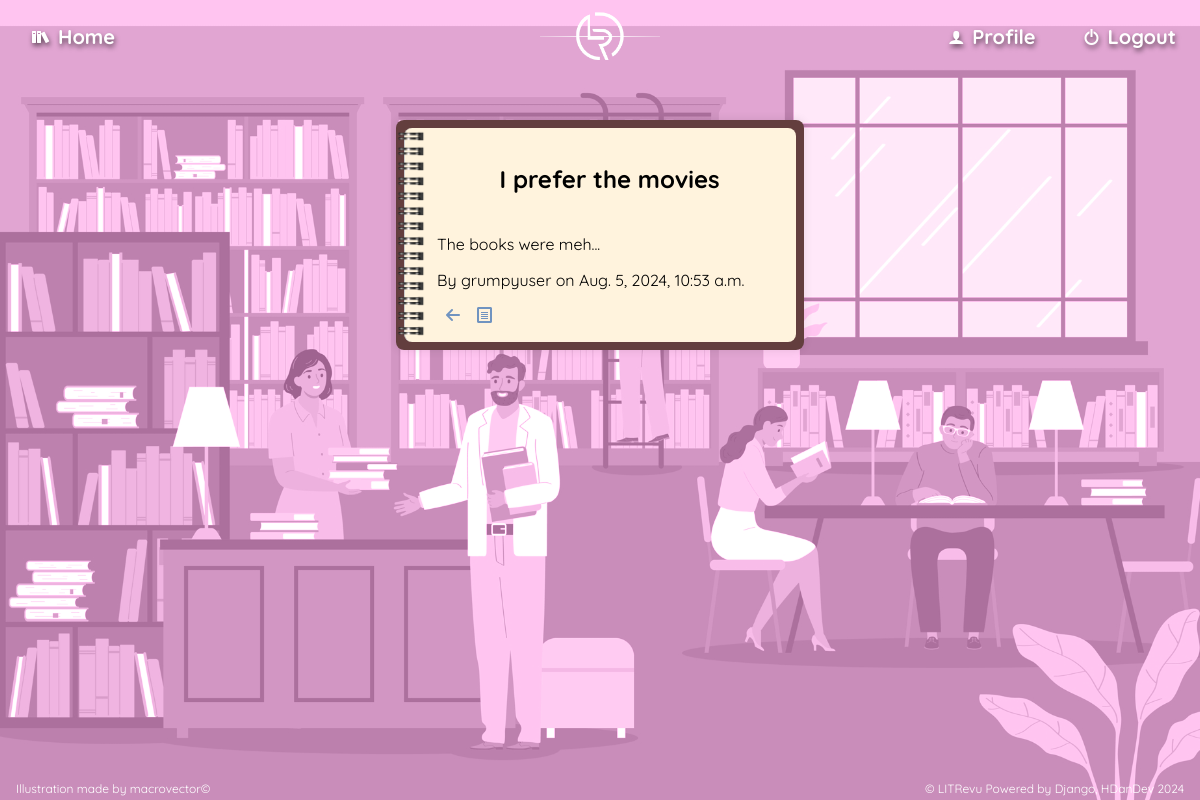
Screenshot of /review/7/ (signed in) with the database file from the repository.
### reviews/models.py (models this page shows, shortened)
class Review(models.Model):
    title = models.CharField(max_length=128)
    content = models.TextField(max_length=8192, blank=True)
    author = models.ForeignKey(CustomUser, on_delete=models.CASCADE)
    created_at = models.DateTimeField(auto_now_add=True)
    updated_at = models.DateTimeField(auto_now=True)
    cover_image = models.ImageField(
        upload_to='cover_images/',
        blank=True, null=True
        )
    miniature_image = models.ImageField(
        upload_to='miniature_images/',
        blank=True, null=True
        )
    ticket = models.ForeignKey(
        Ticket,
        on_delete=models.CASCADE,
        related_name='reviews'
        )
    is_archived = models.BooleanField(default=False)
    rating = models.PositiveSmallIntegerField(
        validators=[MinValueValidator(0), MaxValueValidator(5)]
        )

### users/models.py (models this page shows, shortened)
class CustomUser(AbstractUser):
    date_of_birth = models.DateField(null=True, blank=True)
    profile_picture = models.ImageField(
        upload_to='profile_pictures/', blank=True, null=True
        )

### reviews/views.py (the view)
class ReviewDetailView(LoginRequiredMixin, DetailView):
    model = Review
    template_name = 'review_detail.html'
    context_object_name = 'review'
    def get_context_data(self, **kwargs):
        context = super().get_context_data(**kwargs)
        review = self.get_object()
        context['ticket'] = review.ticket
        return context

### reviews/templates/review_detail.html (shortened to what this page needs)
{% extends 'single_page_template.html' %}
{% load static %}
{% block optional_css %}
<link rel="stylesheet" href="{% static 'css/reviews_styles.css' %}">
{% endblock %}
{% block content_title %}
{{ review.title }}
{% endblock %}
{% block content %}
<p>{{ review.content }}</p>
<p>By {{ review.author.username|default:"Anonymous" }} on {{ review.created_at }}</p>
<a href="{% url 'review_list' ticket.pk %}" class="icon-hover-box"><i class="icon-arrow-left2"></i><i class="icon-file-text"></i></a>
{% endblock %}

### app/static/css/variables-wt.css (style rules this page uses)
:root { --menu-background-colour: #333; --menu-text-colour: white; --main-text-colour: #333; --main-background-colour: wheat; --success-colour: #a8dfa5; --warning-colour: rgb(199, 147, 80); --error-colour: rgb(199, 87, 87); --main-font-style: 'Quicksand', sans-serif, 'Roboto Mono', monospace, 'Courier New', Courier, 'Comfortaa', sans-serif, "Times New Roman", Times, serif; --main-font-size: 16px; }

### app/static/css/styles.css (style rules this page uses)
body { font-family: var(--main-font-style); margin: 0; padding: 0; }
i { margin-right: 8px; margin-left: 8px; font-size: 16px; }
a { text-decoration: none; color: var(--main-text-colour); }
.icon-eye-plus, .icon-plus, .icon-pen, .icon-arrow-left2, .icon-file-text { color: rgb(112, 147, 192); }
.icon-user-minus, .icon-heart, .icon-user-plus, .icon-checkmark, .icon-heart-broken, .icon-warning, .icon-cross, .icon-bin, .icon-lock, .icon-notification, .icon-pencil, .icon-eye-plus, .icon-plus, .icon-pen, .icon-arrow-left2, .icon-file-text, .icon-blocked, .icon-search { transition-property: color, transform; transition-duration: 0.3s; transition-timing-function: ease-in; }

### app/static/css/icomoon.css (style rules this page uses)
[class^="icon-"], [class*=" icon-"] { font-family: 'icomoon' !important; speak: never; font-style: normal; font-weight: normal; font-variant: normal; text-transform: none; line-height: 1; -webkit-font-smoothing: antialiased; -moz-osx-font-smoothing: grayscale; }
.icon-file-text:before { content: "\e907"; }
.icon-arrow-left2:before { content: "\ea40"; }

### rows the page displays
Review: title "I prefer the movies", content "The books were meh...", author.username "grumpyuser", created_at "Aug. 5, 2024, 10:53 a.m."
